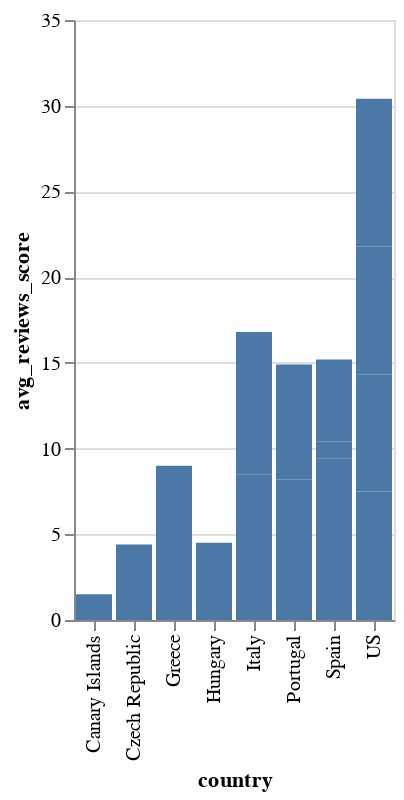

Source (notebook cell):
### Code cell
barPlot = alt.Chart(holiday_dest).mark_bar().encode(
    x='country', 
    y='avg_reviews_score',
)
barPlot

### Figure 1 — Vega-Lite specification as saved in the notebook (floating-point values rounded to 4 significant figures)
{"config": {"view": {"continuousWidth": 400, "continuousHeight": 300}}, "data": {"name": "data-614fe93f3e0cb127a16caa591b0c21ef"}, "mark": "bar", "encoding": {"x": {"field": "country", "type": "nominal"}, "y": {"field": "avg_reviews_score", "type": "quantitative"}}, "$schema": "https://vega.github.io/schema/vega-lite/v4.17.0.json", "datasets": {"data-614fe93f3e0cb127a16caa591b0c21ef": [{"destination": "Balaia Golf Village", "cities": "Algarve", "country": "Portugal", "package-including": 8, "feedback": "Good", "star_rating": "2-Star", "avg_reviews_score": 8.2}, {"destination": "Carlton & Grand Canal", "cities": "Rome", "country": "Italy", "package-including": 5, "feedback": "Excellent", "star_rating": "4-Star", "avg_reviews_score": 8.5}, {"destination": "Barcelona Universal", "cities": "Costa Bravia", "country": "Spain", "package-including": 4, "feedback": "Very Good", "star_rating": "5-Star", "avg_reviews_score": 9.4}, {"destination": "Aloft Arundel Mills", "cities": "Maryland", "country": "US", "package-including": 2, "feedback": "Good", "star_rating": "3-Star", "avg_reviews_score": 7.5}, {"destination": "Hemlock Hall", "cities": "New York", "country": "US", "package-including": 1, "feedback": "Bad", "star_rating": "2-Star", "avg_reviews_score": 6.8}, {"destination": "Maryciel", "cities": "Costa Blanca", "country": "Spain", "package-including": 2, "feedback": "Worse", "star_rating": "2-Star", "avg_reviews_score": 1.0}, {"destination": "Rancho Valencia Resort Spa", "cities": "San Francisco", "country": "US", "package-including": 9, "feedback": "Excellent", "star_rating": "5-Star", "avg_reviews_score": 7.5}, {"destination": "CHC Continental", "cities": "Venice", "country": "Italy", "package-including": 8, "feedback": "Very Good", "star_rating": "5-Star", "avg_reviews_score": 8.3}, {"destination": "The Inn at Solvang", "cities": "Pennsylvania", "country": "US", "package-including": 6, "feedback": "Good", "star_rating": "3-Star", "avg_reviews_score": 8.6}, {"destination": "Jupiter Lisboa", "cities": "Lisbon", "country": "Portugal", "package-including": 7, "feedback": "Very Good", "star_rating": "2-Star", "avg_reviews_score": 6.7}, {"destination": "Radisson Blu Resort ", "cities": "Crete", "country": "Greece", "package-including": 8, "feedback": "Excellent", "star_rating": "5-Star", "avg_reviews_score": 9.0}, {"destination": "Continental", "cities": "Budapest", "country": "Hungary", "package-including": 7, "feedback": "Very Good", "star_rating": "5-Star", "avg_reviews_score": 4.5}, {"destination": "Melia Benidorm", "cities": "Costa Blanca", "country": "Spain", "package-including": 5, "feedback": "Good", "star_rating": "4-Star", "avg_reviews_score": 4.8}, {"destination": "Playa Park Zensation", "cities": "Fuerteventura", "country": "Canary Islands", "package-including": 1, "feedback": "Bad", "star_rating": "1-Star", "avg_reviews_score": 1.5}, {"destination": "Grandior Hotel Prague", "cities": "Prague", "country": "Czech Republic", "package-including": 10, "feedback": "Excellent", "star_rating": "5-Star", "avg_reviews_score": 4.4}]}}
